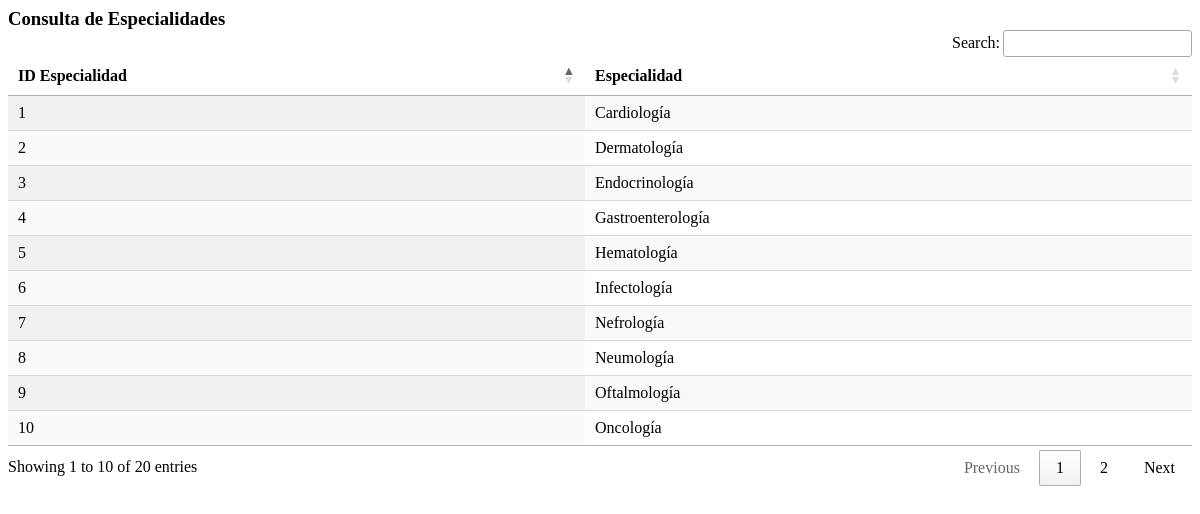
The app's page /N_consulta_especialidades.php with its own data.
### tables this page shows
CREATE TABLE `especialidad` (
  `id_especialidad` int NOT NULL,
  `especialidad` text,
  PRIMARY KEY (`id_especialidad`)
);

### N_consulta_especialidades.php (the view, shortened to what this page needs)
<?php
$servername = "localhost";
$username = "root";
$password = "";
$database = "pediatra_sis";
$conn = new mysqli($servername, $username, $password, $database);
$query = "SELECT id_especialidad, especialidad FROM especialidad";
$result = $conn->query($query);
?>
<!DOCTYPE html>
<html lang="es">
<head>
  <link rel="stylesheet" href="https://cdn.datatables.net/1.13.5/css/jquery.dataTables.min.css">
</head>
<body>
  <h3 style="padding:0; margin:0;">Consulta de Especialidades</h3>
  <table id="tabla_especialidades" class="display">
    <thead>
      <tr>
        <th>ID Especialidad</th>
        <th>Especialidad</th>
      </tr>
    </thead>
    <tbody>
      <?php
      if ($result->num_rows > 0) {
        while ($row = $result->fetch_assoc()) {
          echo "<tr>";
          echo "<td>" . $row["id_especialidad"] . "</td>";
          echo "<td>" . $row["especialidad"] . "</td>";
          echo "</tr>";
        }
      } else {
        echo "<tr><td colspan='2'>No se encontraron resultados.</td></tr>";
      }
      ?>
    </tbody>
  </table>
</body>
</html>

### records on screen
especialidad: id_especialidad "1", especialidad "Cardiología"
especialidad: id_especialidad "2", especialidad "Dermatología"
especialidad: id_especialidad "3", especialidad "Endocrinología"
especialidad: id_especialidad "4", especialidad "Gastroenterología"
especialidad: id_especialidad "5", especialidad "Hematología"
especialidad: id_especialidad "6", especialidad "Infectología"
especialidad: id_especialidad "7", especialidad "Nefrología"
especialidad: id_especialidad "8", especialidad "Neumología"
especialidad: id_especialidad "9", especialidad "Oftalmología"
especialidad: id_especialidad "10", especialidad "Oncología"
